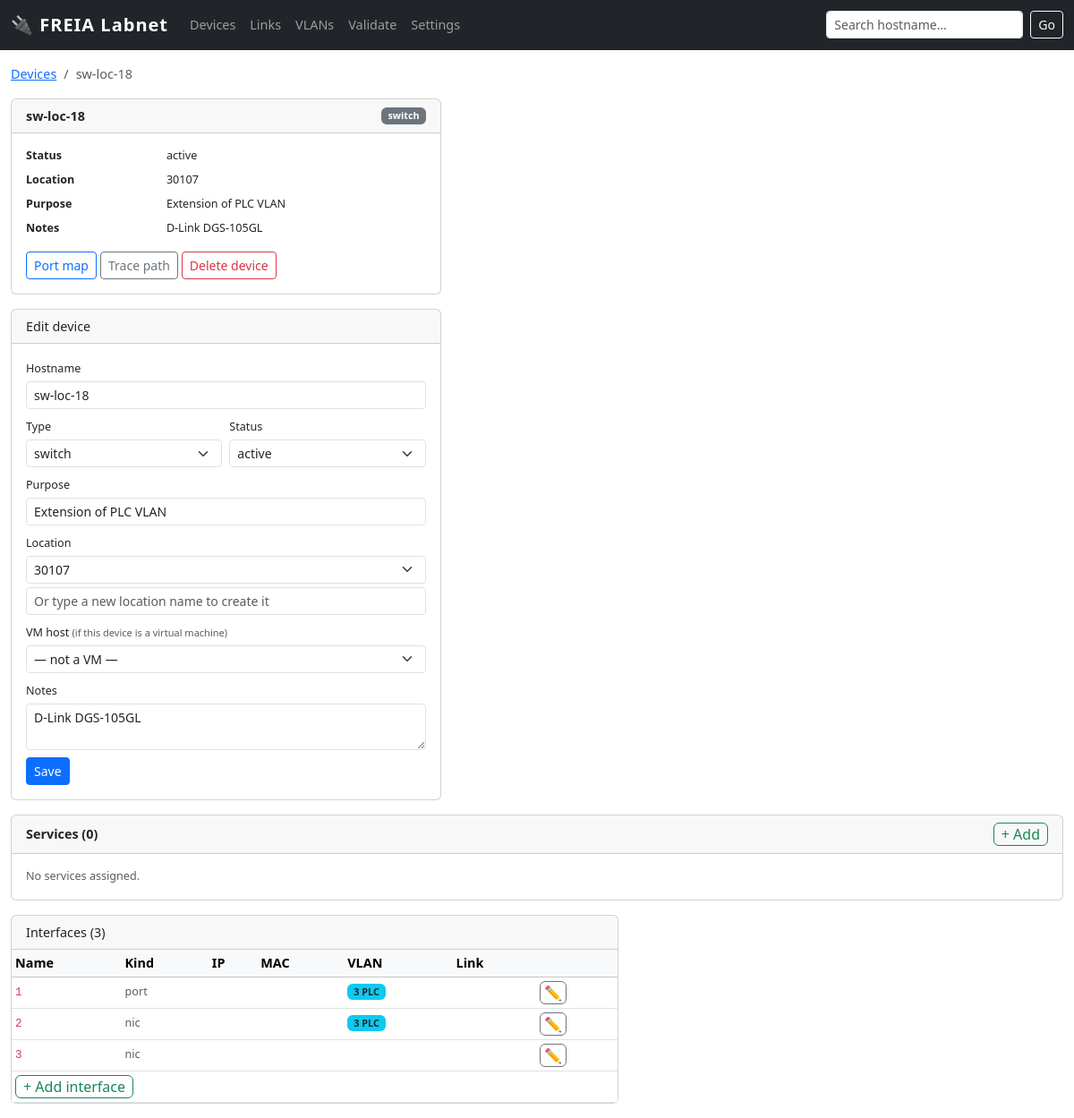
The app's page /device/214, older data.
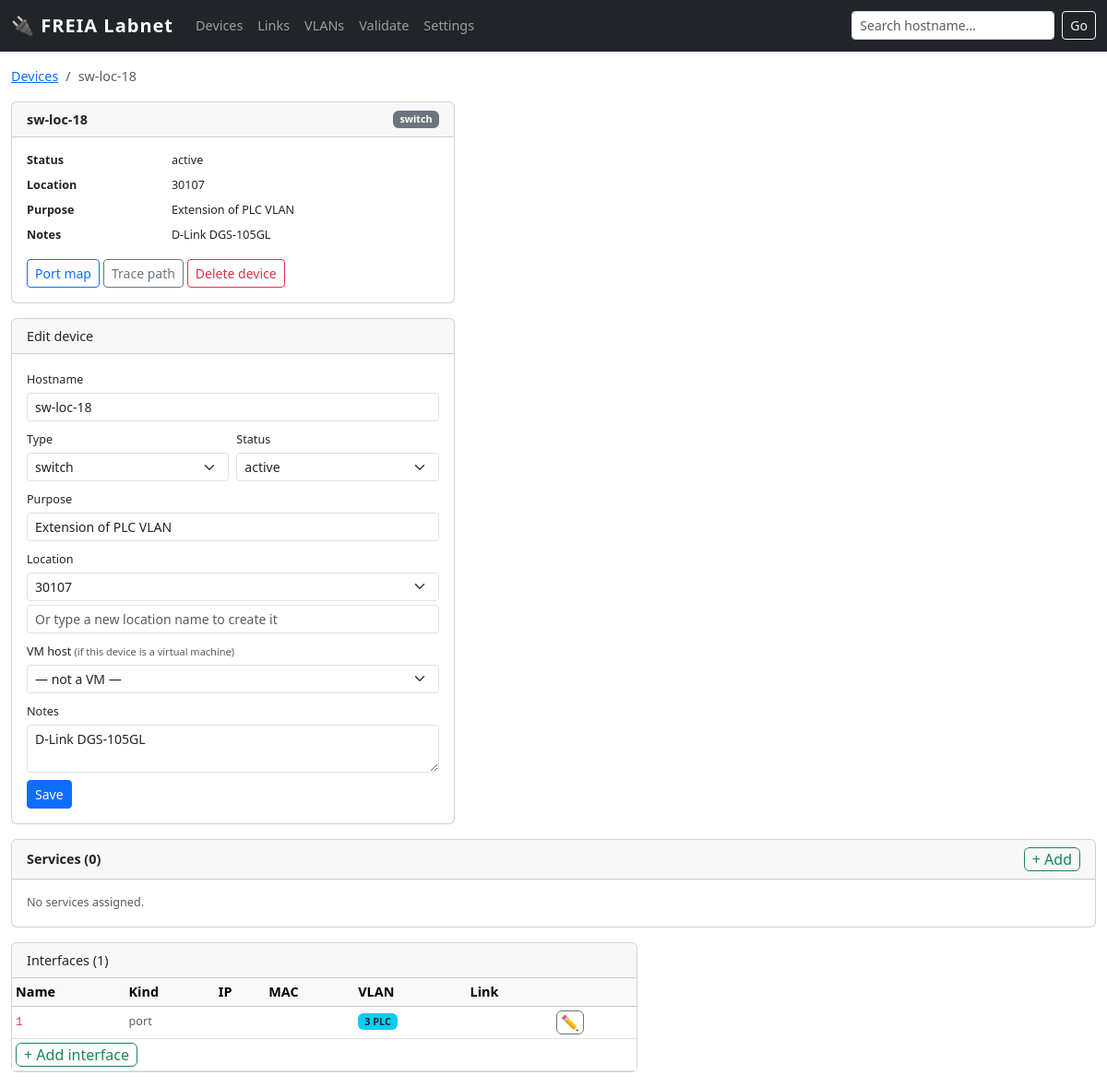
The same page, newer data.
### tables this page shows
CREATE TABLE "device" (
    id INTEGER PRIMARY KEY,
    hostname TEXT UNIQUE,
    kind TEXT NOT NULL,
    vendor_model TEXT,
    os TEXT,
    serial TEXT,
    location_id INTEGER REFERENCES location(id),
    owner TEXT,
    purpose TEXT,
    status TEXT NOT NULL DEFAULT 'active' CHECK(status IN (
        'active','spare','loan','disconnected','retired','planned'
    )),
    notes TEXT,
    vm_host_id INTEGER REFERENCES device(id)
);

CREATE TABLE location (
    id INTEGER PRIMARY KEY,
    name TEXT UNIQUE NOT NULL,          -- 'Control room', 'FREIA hall', 'Room 30107'
    building TEXT,
    rack TEXT,
    notes TEXT
);

CREATE TABLE enum_value (
        id       INTEGER PRIMARY KEY,
        category TEXT NOT NULL,
        value    TEXT NOT NULL,
        UNIQUE(category, value)
    );

CREATE TABLE iface (
    id INTEGER PRIMARY KEY,
    device_id INTEGER NOT NULL REFERENCES device(id) ON DELETE CASCADE,
    name TEXT NOT NULL,                 -- 'eth0','eno5','br0' for NICs; '24','C02-11A-13','P2' for ports
    kind TEXT NOT NULL CHECK(kind IN ('nic','port')),
    mac TEXT,                           -- validate format if present
    ip TEXT,
    prefix INTEGER,
    vlan_id INTEGER,
    notes TEXT, mode TEXT NOT NULL DEFAULT 'access', ip_mode TEXT DEFAULT 'static',  
    UNIQUE(device_id, name)
);

CREATE TABLE vlan (
    id INTEGER PRIMARY KEY,
    name TEXT,
    vid INTEGER UNIQUE,
    subnet TEXT,
    routing_enabled INTEGER DEFAULT 0
);

### app.py (the view, shortened to what this page needs)
@app.route('/device/<int:dev_id>')
def device(dev_id):
    dev = query(
        "SELECT d.*, l.name as location_name FROM device d "
        "LEFT JOIN location l ON l.id=d.location_id WHERE d.id=?",
        (dev_id,), one=True)
    if not dev:
        flash('Device not found', 'danger')
        return redirect(url_for('devices'))
    ifaces = query(
        "SELECT i.*, v.vid, v.name as vlan_name FROM iface i "
        "LEFT JOIN vlan v ON v.id=i.vlan_id WHERE i.device_id=?"
        " ORDER BY CAST(i.name AS INTEGER), i.name",
        (dev_id,))
    links = {}
    for iface in ifaces:
        lnks = query("""
            SELECT l.id as link_id, l.cable_nr, l.status, cr.type as cable_type,
                   CASE WHEN l.a_iface_id=? THEN l.b_iface_id ELSE l.a_iface_id END as remote_iface_id
            FROM link l LEFT JOIN cable_ref cr ON cr.nr=l.cable_nr
            WHERE l.a_iface_id=? OR l.b_iface_id=?
        """, (iface['id'], iface['id'], iface['id']))
    dev_services = query("""
        SELECT ds.id, s.name, s.category, ds.role, ds.notes
        FROM device_service ds JOIN service s ON s.id=ds.service_id
        WHERE ds.device_id=? ORDER BY s.category, s.name
    """, (dev_id,))
    all_services = query("SELECT id, name, category FROM service ORDER BY category, name")
    assigned_ids = {r['id'] for r in dev_services}
    avail_services = [s for s in all_services if s['id'] not in assigned_ids]
    vm_host = None
    if dev['vm_host_id']:
        vm_host = query("SELECT id, hostname FROM device WHERE id=?",
                        (dev['vm_host_id'],), one=True)
    hosted_vms = query(
        "SELECT id, hostname FROM device WHERE vm_host_id=? ORDER BY hostname",
        (dev_id,))
    locations = query("SELECT id, name, building, rack FROM location ORDER BY name")
    vlans     = query("SELECT id, vid, name FROM vlan ORDER BY vid")
    all_devs  = query("SELECT id, hostname FROM device ORDER BY hostname")
    return render_template('device.html', dev=dev, ifaces=ifaces, links=links,
        kinds=device_kinds(), statuses=device_statuses(), iface_kinds=IFACE_KINDS,
        locations=locations, vlans=vlans, all_devs=all_devs,
        dev_services=dev_services, avail_services=avail_services,
        vm_host=vm_host, hosted_vms=hosted_vms)

### app.py (called while the page is built)
def get_enum(category):
    try:
        rows = query("SELECT value FROM enum_value WHERE category=? ORDER BY value", (category,))
        return [r['value'] for r in rows]
    except Exception:
        return []

def device_kinds():    return get_enum('device_kind')

def device_statuses(): return get_enum('device_status')

def get_db():
    db = getattr(g, '_database', None)
    if db is None:
        db = g._database = sqlite3.connect(LABNET_PATH)
        db.row_factory = sqlite3.Row
        db.execute('PRAGMA foreign_keys = ON')
    return db

def query(sql, args=(), one=False):
    cur = get_db().execute(sql, args)
    rv = cur.fetchall()
    return (rv[0] if rv else None) if one else rv

### templates/device.html (shortened to what this page needs)
{% extends "base.html" %}
{% block content %}
<nav aria-label="breadcrumb" class="mb-2">
  <ol class="breadcrumb">
    <li class="breadcrumb-item"><a href="/devices">Devices</a></li>
    <li class="breadcrumb-item active">{{ dev['hostname'] }}</li>
  </ol>
</nav>
<div class="row g-3">
  <div class="col-lg-5">
    <div class="card mb-3">
      <div class="card-header d-flex justify-content-between align-items-center">
        <strong>{{ dev['hostname'] }}</strong>
        <span class="badge bg-secondary">{{ dev['kind'] }}</span>
      </div>
      <div class="card-body">
        <dl class="row mb-0 small">
          <dt class="col-4">Status</dt><dd class="col-8">{{ dev['status'] }}</dd>
          <dt class="col-4">Location</dt><dd class="col-8">{{ dev['location_name'] or '—' }}</dd>
          <dt class="col-4">Purpose</dt><dd class="col-8">{{ dev['purpose'] or '—' }}</dd>
          <dt class="col-4">Notes</dt><dd class="col-8">{{ dev['notes'] or '—' }}</dd>
        </dl>
        <div class="mt-2 d-flex flex-wrap gap-1">
          {% if dev['kind'] == 'switch' %}
          <a href="/switch/{{ dev['hostname'] }}" class="btn btn-sm btn-outline-primary">Port map</a>
          {% endif %}
          <a href="/trace/{{ dev['hostname'] }}" class="btn btn-sm btn-outline-secondary">Trace path</a>
          <form method="post" action="/device/{{ dev['id'] }}/delete" class="d-inline"
                onsubmit="return confirm('Delete {{ dev['hostname'] }}? This cannot be undone.')">
            <button class="btn btn-sm btn-outline-danger" type="submit">Delete device</button>
          </form>
        </div>
      </div>
    </div>
    <div class="card">
      <div class="card-header">Edit device</div>
      <div class="card-body">
        <form method="post" action="/device/{{ dev['id'] }}/edit">
          <div class="mb-2">
            <label class="form-label small mb-1">Hostname</label>
            <input type="text" name="hostname" class="form-control form-control-sm"
                   value="{{ dev['hostname'] or '' }}" required>
          </div>
          <div class="row g-2 mb-2">
            <div class="col">
              <label class="form-label small mb-1">Type</label>
              <select name="kind" class="form-select form-select-sm">
                {% for k in kinds %}
                <option value="{{ k }}" {% if k == dev['kind'] %}selected{% endif %}>{{ k }}</option>
                {% endfor %}
              </select>
            </div>
            <div class="col">
              <label class="form-label small mb-1">Status</label>
              <select name="status" class="form-select form-select-sm">
                {% for s in statuses %}
                <option value="{{ s }}" {% if s == dev['status'] %}selected{% endif %}>{{ s }}</option>
                {% endfor %}
              </select>
            </div>
          </div>
          <div class="mb-2">
            <label class="form-label small mb-1">Purpose</label>
            <input type="text" name="purpose" class="form-control form-control-sm"
                   value="{{ dev['purpose'] or '' }}">
          </div>
          <div class="mb-2">
            <label class="form-label small mb-1">Location</label>
            <select name="location_id" class="form-select form-select-sm mb-1">
              {% for loc in locations %}
              <option value="{{ loc['id'] }}"
                {% if loc['id'] == dev['location_id'] %}selected{% endif %}>
                {{ loc['name'] }}{% if loc['building'] %} ({{ loc['building'] }}{% if loc['rack'] %}, {{ loc['rack'] }}{% endif %}){% endif %}
              </option>
              {% endfor %}
            </select>
            <input type="text" name="new_location_name" class="form-control form-control-sm"
                   placeholder="Or type a new location name to create it">
          </div>
          <div class="mb-2">
            <label class="form-label small mb-1">VM host <span class="text-muted small">(if this device is a virtual machine)</span></label>
            <select name="vm_host_id" class="form-select form-select-sm">
              <option value="">— not a VM —</option>
            </select>
          </div>
          <div class="mb-2">
            <label class="form-label small mb-1">Notes</label>
            <textarea name="notes" class="form-control form-control-sm" rows="2">{{ dev['notes'] or '' }}</textarea>
          </div>
          <button class="btn btn-sm btn-primary" type="submit">Save</button>
        </form>
      </div>
    </div>
  </div>
  <div class="col-12">
    <div class="card">
      <div class="card-header d-flex justify-content-between align-items-center">
        <strong>Services ({{ dev_services|length }})</strong>
        <button class="btn btn-xs btn-outline-success py-0 px-2"
                data-bs-toggle="collapse" data-bs-target="#add-service-form">+ Add</button>
      </div>
      {% if dev_services %}
      <div class="table-responsive">
        <table class="table table-sm table-hover mb-0">
          <thead class="table-light">
            <tr><th>Service</th><th>Category</th><th>Role</th><th>Notes</th><th></th></tr>
          </thead>
          <tbody>
            {% for ds in dev_services %}
            <tr>
              <td>{{ ds['name'] }}</td>
              <td><span class="badge {% if ds['category'] == 'epics' %}bg-info text-dark{% else %}bg-secondary{% endif %}">{{ ds['category'] }}</span></td>
              <td><small>{{ ds['role'] or '' }}</small></td>
              <td><small class="text-muted">{{ ds['notes'] or '' }}</small></td>
              <td class="text-end">
                <button class="btn btn-xs btn-outline-secondary py-0 px-1"
                        data-bs-toggle="collapse"
                        data-bs-target="#edit-svc-{{ ds['id'] }}">&#x270F;</button>
              </td>
            </tr>
            <tr class="collapse" id="edit-svc-{{ ds['id'] }}">
              <td colspan="5" class="bg-light py-2 px-3">
                <div class="d-flex gap-2 align-items-end flex-wrap">
                  <form method="post" action="/device_service/{{ ds['id'] }}/edit"
                        class="d-flex gap-2 align-items-end flex-wrap">
                    <input type="hidden" name="dev_id" value="{{ dev['id'] }}">
                    <div>
                      <label class="form-label small mb-0">Role</label>
                      <input type="text" name="role" class="form-control form-control-sm"
                             value="{{ ds['role'] or '' }}" placeholder="main / backup / ..." style="width:140px">
                    </div>
                    <div>
                      <label class="form-label small mb-0">Notes</label>
                      <input type="text" name="notes" class="form-control form-control-sm"
                             value="{{ ds['notes'] or '' }}" style="width:220px">
                    </div>
                    <button class="btn btn-sm btn-primary" type="submit">Save</button>
                  </form>
                  <form method="post" action="/device_service/{{ ds['id'] }}/delete"
                        onsubmit="return confirm('Remove ' + '{{ ds['name'] }}' + ' from this device?')">
                    <input type="hidden" name="dev_id" value="{{ dev['id'] }}">
                    <button class="btn btn-sm btn-outline-danger">Remove</button>
                  </form>
                </div>
              </td>
            </tr>
            {% endfor %}
          </tbody>
        </table>
      </div>
      {% else %}
      <div class="card-body text-muted small">No services assigned.</div>
      {% endif %}
    </div>
  </div>
  <div class="col-lg-7">
    <div class="card">
      <div class="card-header">Interfaces ({{ ifaces|length }})</div>
      <div class="table-responsive">
        <table class="table table-sm table-hover mb-0">
          <thead class="table-light">
            <tr>
              <th>Name</th><th>Kind</th><th>IP</th><th>MAC</th><th>VLAN</th><th>Link</th><th></th>
            </tr>
          </thead>
          <tbody>
            {% for iface in ifaces %}
            {% set ldata = links.get(iface['id']) %}
            <tr>
              <td>
                <code>{{ iface['name'] }}</code>
              </td>
              <td><small class="text-muted">{{ iface['kind'] }}</small></td>
              <td>
              </td>
              <td><small>{{ iface['mac'] or '' }}</small></td>
              <td>{% if iface['vid'] %}<span class="badge bg-info text-dark">{{ iface['vid'] }} {{ iface['vlan_name'] or '' }}</span>{% endif %}</td>
              <td>
              </td>
              <td>
                <button class="btn btn-xs btn-outline-secondary py-0 px-1"
                        data-bs-toggle="collapse"
                        data-bs-target="#edit-iface-{{ iface['id'] }}">✏</button>
              </td>
            </tr>
            {% else %}
            <tr><td colspan="7" class="text-muted text-center">No interfaces</td></tr>
            {% endfor %}
            <tr>
              <td colspan="7" class="border-top-0 pt-1 pb-1">
                <button class="btn btn-xs btn-outline-success py-0 px-2"
                        data-bs-toggle="collapse" data-bs-target="#add-iface-form">
                  + Add interface
                </button>
              </td>
            </tr>
          </tbody>
        </table>
      </div>
    </div>
  </div>
</div>
{% endblock %}

### templates/base.html (shortened to what this page needs)
<!doctype html>
<html lang="en">
<head>
  <link href="https://cdn.jsdelivr.net/npm/bootstrap@5.3.3/dist/css/bootstrap.min.css" rel="stylesheet">
</head>
<body>
<nav class="navbar navbar-expand-lg navbar-dark bg-dark">
  <div class="container-fluid">
    <a class="navbar-brand" href="/">🔌 FREIA Labnet</a>
    <div class="collapse navbar-collapse" id="nav">
      <ul class="navbar-nav me-auto">
        <li class="nav-item"><a class="nav-link" href="/devices">Devices</a></li>
        <li class="nav-item"><a class="nav-link" href="/links">Links</a></li>
        <li class="nav-item"><a class="nav-link" href="/vlans">VLANs</a></li>
        <li class="nav-item"><a class="nav-link" href="/validate">Validate</a></li>
        <li class="nav-item"><a class="nav-link" href="/settings">Settings</a></li>
      </ul>
      <form class="d-flex" action="/devices" method="get">
        <input class="form-control form-control-sm me-2" type="search" name="q"
               placeholder="Search hostname…" value="{{ request.args.get('q','') }}">
        <button class="btn btn-sm btn-outline-light" type="submit">Go</button>
      </form>
    </div>
  </div>
</nav>
<div class="container-fluid py-3">
  {% block content %}{% endblock %}
</div>
</body>
</html>

### templates/base.html (style rules this page uses)
body { font-size: .9rem; }
.navbar-brand { font-weight: 700; letter-spacing: .05em; }

Row changes from the older to the newer data that the page shows:
removed iface: name "2", kind "nic", vid "3", name "PLC"
removed iface: name "3", kind "nic"
Text that changed along with them:
{{ ifaces|length }}: "3" → "1"
